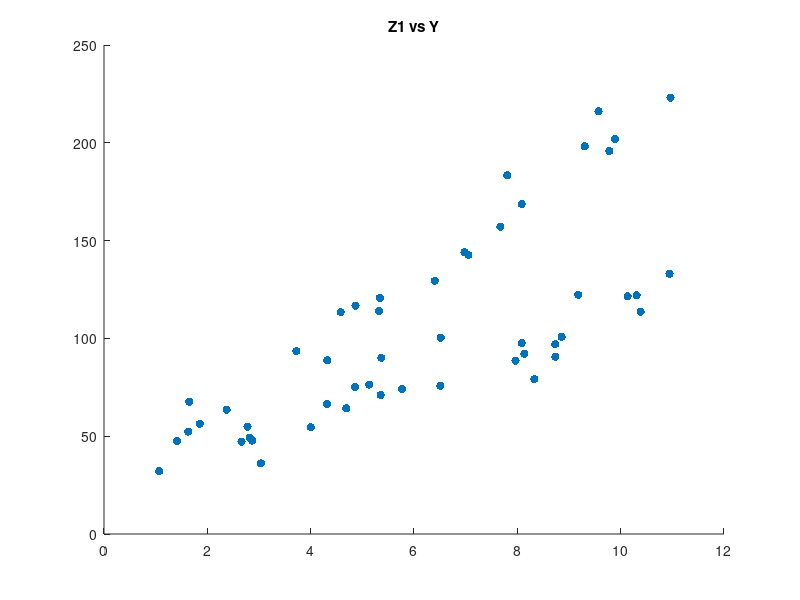

Here is the MATLAB script that generated this plot:
% ----------- DUMMY VARIABLES -------------------



% In a study, one wanted to study whether an active security program has significance for the number of
% working hours which lost due to accidents at work. 50 companies were randomly selected. Results:
% Y = number of lost working hours during 1 year,
% x1 = number of employees,
% x2 = 1, if you have security program; 0, otherwise


%[y x1 x2]
  A=[92.12811753495609 8135 1;
   52.372581043370793 1629 1;
   49.320215545456612 2824 1;
   195.82116711759434 9780 0;
   100.80193659982224 8856 1;
   113.71113387918105 10387 1;
   54.587980520593121 4002 1;
   216.13369216830267 9572 0;
   122.33448745905834 9177 1;
   198.17621607581896 9304 0;
   71.067735543226377 5354 1;
   129.52240191677302 6405 0;
   121.49993662088163 10135 1;
   144.08134536999512 6977 0;
   32.119065165757 1068 1;
   93.511984578003009 3723 0;
   63.583074181200146 2374 0;
   97.6261727455732 8086 1;
   47.583103616512247 1415 0;
   90.036272256417249 5367 1;
   183.36046674761221 7803 0;
   100.41539984998558 6517 1;
   54.847602872506812 2779 1;
   56.374196858062454 1855 0;
   47.770960250407285 2867 1;
   64.211107915749068 4687 1;
   121.97824778980936 10310 1;
   88.592364609991748 7966 1;
   47.17971290231803 2663 1;
   90.611225724112714 8735 1;
   76.3973729599586 5132 1;
   168.70097729078248 8086 0;
   88.816188289405659 4321 0;
   75.797597102062014 6510 1;
   223.0378574579876 10964 0;
   157.12805990787081 7671 0;
   202.06255075414697 9889 0;
   113.41940077958014 4582 0;
   120.73800292419928 5340 0;
   79.198725340944179 8330 1;
   132.9931132644225 10945 1;
   74.088756509257379 5766 1;
   66.484975397869846 4315 1;
   142.64882141763508 7053 0;
   97.005863387471734 8731 1;
   75.214063406839642 4856 1;
   36.092260757293921 3038 1;
   116.73429818522619 4866 0;
   67.629764068451223 1650 0;
   114.02922486622516 5323 0];

y=A(:,1);
x1=A(:,2);
x2=A(:,3);

z1 = x1/1000;

figure; scatter(z1,y, 'filled'); title('Z1 vs Y')



